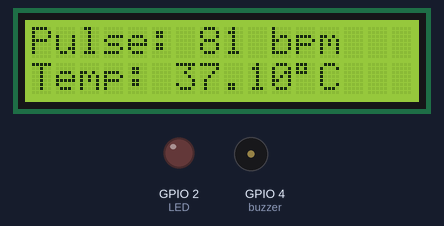
Simulated run of this sketch. Board: ESP32. On the bench: 16×2 character LCD, output pins drawn as LEDs (lit = HIGH), buzzer (waves = sounding). Random numbers use the default seed unless the sketch sets one; what the sketch prints to the serial monitor is not drawn.

Above: at 0.1 s.
At 9.4 s:
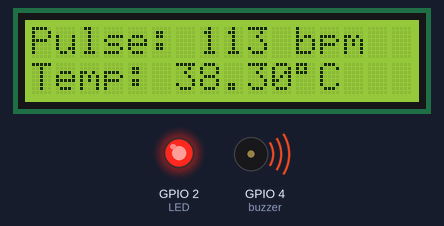
At 19.7 s:
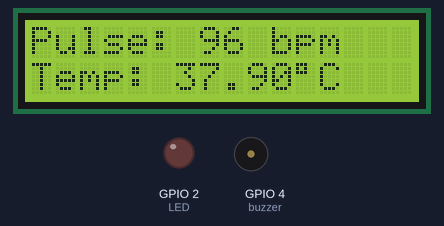
At 39.2 s:
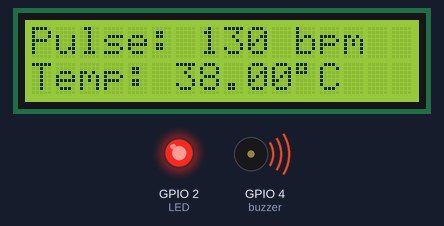
Timing chart, 0 to 40.0 s (numbered marks = the images above):
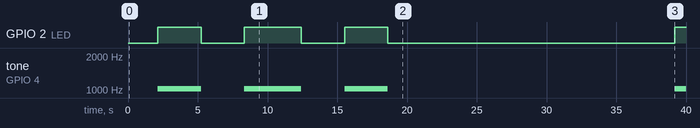

Measured:
- by itself, GPIO 2 (LED): goes HIGH 3.1 s, LOW 3.1 s, HIGH 4.1 s, LOW 3.1 s, HIGH 3.1 s, LOW 20.6 s, then HIGH
- by itself, tone on GPIO 4 (buzzer): goes 1030 Hz 3.1 s, silent 3.1 s, 1030 Hz 4.1 s, silent 3.1 s, 1030 Hz 3.1 s, silent 20.6 s, then 1030 Hz
- what the display in image 1 shows lasts 1.1 s, from 9.3 s to 10.4 s

The sketch:

sketch.ino
```cpp
#include <LiquidCrystal_I2C.h>

#define LED 2
#define buzzer 4

LiquidCrystal_I2C lcd(0x27, 16, 2);

int pulse = 80;  // Starting pulse
int temp = 370;  // 37.0°C

bool dangerMode = false;
int dangerTimer = 0;

void setup() {
  Serial.begin(115200);
  Serial.println("Hello, ESP32!");

  lcd.init();
  lcd.backlight();

  pinMode(LED, OUTPUT);
  pinMode(buzzer, OUTPUT);
  digitalWrite(buzzer, LOW);
  digitalWrite(LED, LOW);

  randomSeed(analogRead(0));
}

void check(int pulse, int temp) {
  if (pulse >= 100 || temp >= 380) {
    digitalWrite(LED, HIGH);
    tone(buzzer, 1030);  // buzzer ON
  } else {
    digitalWrite(LED, LOW);
    noTone(buzzer);      // buzzer OFF
  }
}

void loop() {
  // Random chance to trigger danger mode
  if (!dangerMode && random(0, 100) < 5) {  // 5% chance per loop
    dangerMode = true;
    dangerTimer = random(3, 6);  // Stay in danger mode for 3–5 loops
    Serial.println("🚨 Entering Danger Mode");
  }

  // Update pulse and temp based on mode
  if (dangerMode) {
    pulse = random(100, 131);  // Dangerous pulse
    temp = random(380, 396);   // Dangerous temp (38.0–39.5)
    dangerTimer--;
    if (dangerTimer <= 0) {
      dangerMode = false;
      Serial.println("✅ Exiting Danger Mode");
    }
  } else {
    pulse += random(-3, 4);
    temp += random(-1, 2);
    pulse = constrain(pulse, 60, 99);
    temp = constrain(temp, 360, 379);
  }

  // Display
  lcd.setCursor(0, 0);
  lcd.print("Pulse: ");
  lcd.print(pulse);
  lcd.print(" bpm");

  lcd.setCursor(0, 1);
  lcd.print("Temp: ");
  lcd.print(temp / 10.0);
  lcd.print((char)223);
  lcd.print("C");

  Serial.print("Pulse: ");
  Serial.print(pulse);
  Serial.print(" bpm, Temp: ");
  Serial.print(temp / 10.0);
  Serial.println(" C");

  check(pulse, temp);

  delay(1000);
  lcd.clear();
}
```
